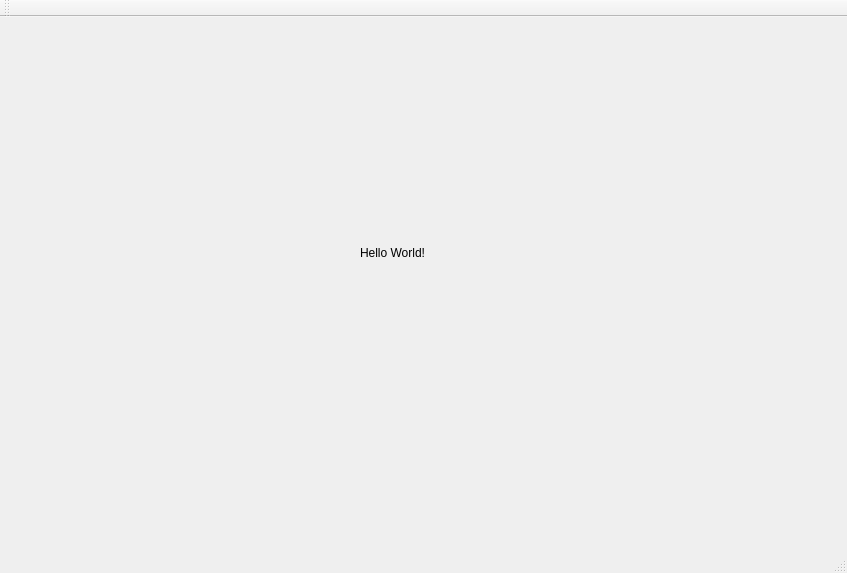
<?xml version="1.0" encoding="UTF-8"?>
<ui version="4.0">
 <class>MainWindow</class>
 <widget class="QMainWindow" name="MainWindow">
  <property name="geometry">
   <rect>
    <x>0</x>
    <y>0</y>
    <width>847</width>
    <height>573</height>
   </rect>
  </property>
  <property name="windowTitle">
   <string>MainWindow</string>
  </property>
  <widget class="QWidget" name="centralWidget">
   <widget class="QLabel" name="label">
    <property name="geometry">
     <rect>
      <x>360</x>
      <y>210</y>
      <width>151</width>
      <height>51</height>
     </rect>
    </property>
    <property name="text">
     <string>Hello World!</string>
    </property>
   </widget>
  </widget>
  <widget class="QMenuBar" name="menuBar">
   <property name="geometry">
    <rect>
     <x>0</x>
     <y>0</y>
     <width>847</width>
     <height>26</height>
    </rect>
   </property>
  </widget>
  <widget class="QToolBar" name="mainToolBar">
   <attribute name="toolBarArea">
    <enum>TopToolBarArea</enum>
   </attribute>
   <attribute name="toolBarBreak">
    <bool>false</bool>
   </attribute>
  </widget>
  <widget class="QStatusBar" name="statusBar"/>
 </widget>
 <layoutdefault spacing="6" margin="11"/>
 <resources/>
 <connections/>
</ui>
